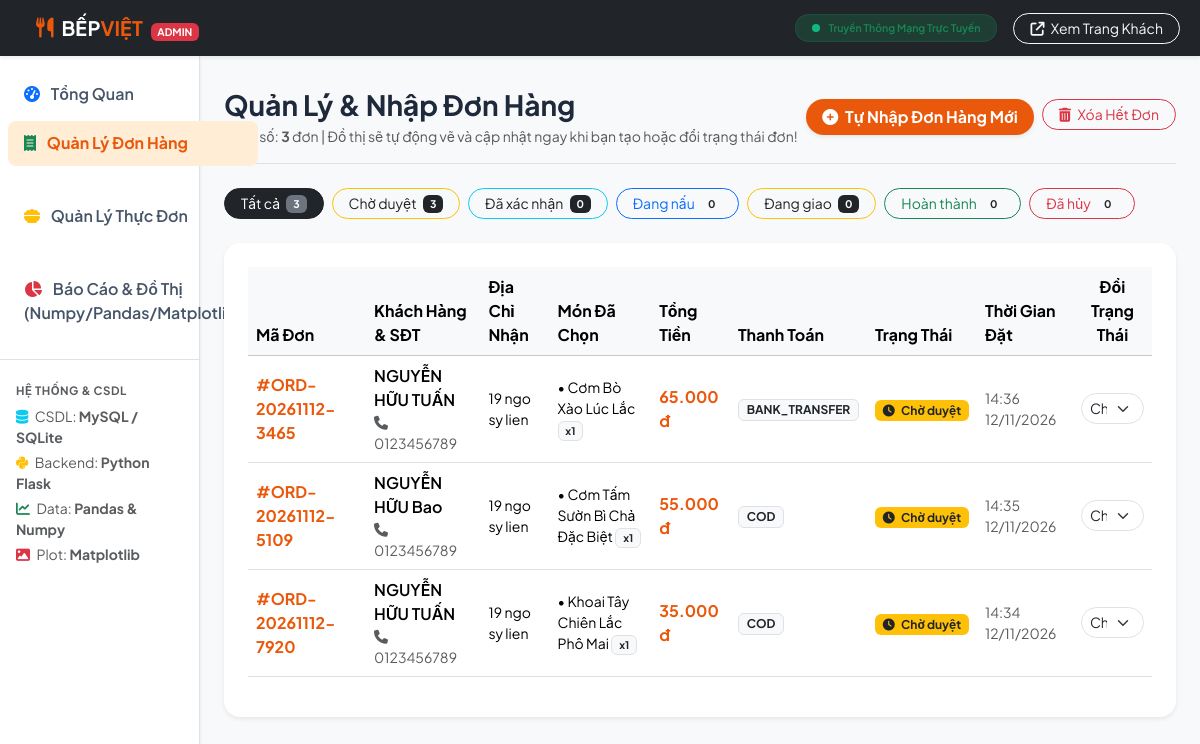
Page /admin/orders on the committed database.
### models.py (models this page shows, shortened)
class Order(db.Model):
    __tablename__ = 'orders'
    id = db.Column(db.Integer, primary_key=True)
    order_code = db.Column(db.String(32), unique=True, nullable=False)
    customer_name = db.Column(db.String(100), nullable=False)
    customer_phone = db.Column(db.String(20), nullable=False)
    customer_address = db.Column(db.String(255), nullable=False)
    customer_email = db.Column(db.String(120), nullable=True)
    notes = db.Column(db.Text, nullable=True)
    payment_method = db.Column(db.String(50), default='COD')  # COD, BANK_TRANSFER, MOMO
    total_price = db.Column(db.Float, nullable=False, default=0.0)
    status = db.Column(db.String(30), default='pending')
    created_at = db.Column(db.DateTime, default=datetime.utcnow)
    updated_at = db.Column(db.DateTime, default=datetime.utcnow, onupdate=datetime.utcnow)
    items = db.relationship('OrderItem', backref='order', lazy=True, cascade="all, delete-orphan")

class OrderItem(db.Model):
    __tablename__ = 'order_items'
    id = db.Column(db.Integer, primary_key=True)
    order_id = db.Column(db.Integer, db.ForeignKey('orders.id'), nullable=False)
    food_item_id = db.Column(db.Integer, db.ForeignKey('food_items.id'), nullable=True)
    food_name = db.Column(db.String(150), nullable=False)
    quantity = db.Column(db.Integer, nullable=False, default=1)
    unit_price = db.Column(db.Float, nullable=False)
    subtotal = db.Column(db.Float, nullable=False)
    food_item = db.relationship('FoodItem')

### app.py (the view)
@app.route('/admin/orders')
def admin_orders():
    status_filter = request.args.get('status', 'all')
    query = Order.query
    if status_filter != 'all':
        query = query.filter_by(status=status_filter)
    orders = query.order_by(Order.created_at.desc()).all()
    status_counts = {
        'all': Order.query.count(),
        'pending': Order.query.filter_by(status='pending').count(),
        'confirmed': Order.query.filter_by(status='confirmed').count(),
        'cooking': Order.query.filter_by(status='cooking').count(),
        'delivering': Order.query.filter_by(status='delivering').count(),
        'completed': Order.query.filter_by(status='completed').count(),
        'cancelled': Order.query.filter_by(status='cancelled').count()
    }
    foods = FoodItem.query.filter_by(is_available=True).all()
    return render_template('admin/orders.html',
                           orders=orders,
                           status_filter=status_filter,
                           status_counts=status_counts,
                           foods=foods)

### app.py (called while the page is built)
@app.template_filter('format_currency')
def format_currency(value):
    try:
        val = float(value)
        return f"{val:,.0f} đ".replace(',', '.')
    except (ValueError, TypeError):
        return f"{value} đ"

### templates/admin/orders.html (shortened to what this page needs)
{% extends 'admin/base_admin.html' %}
{% block content %}
<div class="d-flex justify-content-between flex-wrap flex-md-nowrap align-items-center pt-2 pb-3 mb-4 border-bottom">
    <div>
        <h2 class="h3 fw-bold mb-1">Quản Lý & Nhập Đơn Hàng</h2>
        <div class="small text-muted">
            Tổng số: <strong>{{ status_counts.all }}</strong> đơn | Đồ thị sẽ tự động vẽ và cập nhật ngay khi bạn tạo hoặc đổi trạng thái đơn!
        </div>
    </div>
    <div class="d-flex gap-2">
        <button class="btn btn-orange rounded-pill px-3 fw-bold shadow-sm" data-bs-toggle="modal" data-bs-target="#createOrderModal">
            <i class="fa-solid fa-plus-circle me-1"></i> Tự Nhập Đơn Hàng Mới
        </button>
        {% if status_counts.all > 0 %}
        <form action="{{ url_for('admin_clear_all_orders') }}" method="POST" onsubmit="return confirm('Bạn có chắc chắn muốn xóa TOÀN BỘ đơn hàng trong hệ thống để nhập lại từ đầu không?');">
            <button type="submit" class="btn btn-outline-danger btn-sm rounded-pill px-3" title="Xóa sạch dữ liệu đơn">
                <i class="fa-solid fa-trash-can me-1"></i> Xóa Hết Đơn
            </button>
        </form>
        {% endif %}
    </div>
</div>
<div class="d-flex gap-2 flex-wrap mb-4">
    <a href="{{ url_for('admin_orders', status='all') }}" class="btn btn-sm rounded-pill px-3 {% if status_filter == 'all' %}btn-dark{% else %}btn-outline-secondary{% endif %}">
        Tất cả <span class="badge bg-secondary ms-1">{{ status_counts.all }}</span>
    </a>
    <a href="{{ url_for('admin_orders', status='pending') }}" class="btn btn-sm rounded-pill px-3 {% if status_filter == 'pending' %}btn-warning text-dark{% else %}btn-outline-warning text-dark{% endif %}">
        Chờ duyệt <span class="badge bg-dark ms-1">{{ status_counts.pending }}</span>
    </a>
    <a href="{{ url_for('admin_orders', status='confirmed') }}" class="btn btn-sm rounded-pill px-3 {% if status_filter == 'confirmed' %}btn-info text-dark{% else %}btn-outline-info text-dark{% endif %}">
        Đã xác nhận <span class="badge bg-dark ms-1">{{ status_counts.confirmed }}</span>
    </a>
    <a href="{{ url_for('admin_orders', status='cooking') }}" class="btn btn-sm rounded-pill px-3 {% if status_filter == 'cooking' %}btn-primary{% else %}btn-outline-primary{% endif %}">
        Đang nấu <span class="badge bg-light text-dark ms-1">{{ status_counts.cooking }}</span>
    </a>
    <a href="{{ url_for('admin_orders', status='delivering') }}" class="btn btn-sm rounded-pill px-3 {% if status_filter == 'delivering' %}btn-warning text-dark{% else %}btn-outline-warning text-dark{% endif %}">
        Đang giao <span class="badge bg-dark ms-1">{{ status_counts.delivering }}</span>
    </a>
    <a href="{{ url_for('admin_orders', status='completed') }}" class="btn btn-sm rounded-pill px-3 {% if status_filter == 'completed' %}btn-success{% else %}btn-outline-success{% endif %}">
        Hoàn thành <span class="badge bg-light text-dark ms-1">{{ status_counts.completed }}</span>
    </a>
    <a href="{{ url_for('admin_orders', status='cancelled') }}" class="btn btn-sm rounded-pill px-3 {% if status_filter == 'cancelled' %}btn-danger{% else %}btn-outline-danger{% endif %}">
        Đã hủy <span class="badge bg-light text-dark ms-1">{{ status_counts.cancelled }}</span>
    </a>
</div>
<div class="card border-0 shadow-sm rounded-4 p-4">
    <div class="table-responsive">
        <table class="table table-hover align-middle">
            <thead class="table-light">
                <tr>
                    <th>Mã Đơn</th>
                    <th>Khách Hàng & SĐT</th>
                    <th>Địa Chỉ Nhận</th>
                    <th>Món Đã Chọn</th>
                    <th>Tổng Tiền</th>
                    <th>Thanh Toán</th>
                    <th>Trạng Thái</th>
                    <th>Thời Gian Đặt</th>
                    <th class="text-center">Đổi Trạng Thái</th>
                </tr>
            </thead>
            <tbody>
                {% for order in orders %}
                <tr>
                    <td>
                        <strong class="text-orange">#{{ order.order_code }}</strong>
                    </td>
                    <td>
                        <div class="fw-semibold">{{ order.customer_name }}</div>
                        <div class="small text-muted"><i class="fa-solid fa-phone me-1"></i>{{ order.customer_phone }}</div>
                    </td>
                    <td>
                        <div class="small" style="max-width: 200px;">
                            {{ order.customer_address }}
                        </div>
                    </td>
                    <td>
                        <div class="small">
                            {% for item in order.items %}
                            <div>• {{ item.food_name }} <span class="badge bg-light text-dark border">x{{ item.quantity }}</span></div>
                            {% endfor %}
                        </div>
                    </td>
                    <td class="fw-bold text-orange">{{ order.total_price | format_currency }}</td>
                    <td>
                        <span class="badge bg-light text-dark border">{{ order.payment_method }}</span>
                    </td>
                    <td>
                        {% if order.status == 'pending' %}
                            <span class="badge bg-warning text-dark"><i class="fa-solid fa-clock me-1"></i> Chờ duyệt</span>
                        {% elif order.status == 'confirmed' %}
                            <span class="badge bg-info text-dark"><i class="fa-solid fa-check me-1"></i> Đã nhận</span>
                        {% elif order.status == 'cooking' %}
                            <span class="badge bg-primary"><i class="fa-solid fa-fire-burner me-1"></i> Đang nấu</span>
                        {% elif order.status == 'delivering' %}
                            <span class="badge bg-warning text-dark"><i class="fa-solid fa-motorcycle me-1"></i> Đang giao</span>
                        {% elif order.status == 'completed' %}
                            <span class="badge bg-success"><i class="fa-solid fa-check-double me-1"></i> Hoàn thành</span>
                        {% else %}
                            <span class="badge bg-danger"><i class="fa-solid fa-xmark me-1"></i> Đã hủy</span>
                        {% endif %}
                    </td>
                    <td class="small text-muted">{{ order.created_at.strftime('%H:%M %d/%m/%Y') }}</td>
                    <td class="text-center">
                        <form action="{{ url_for('admin_update_order_status', order_id=order.id) }}" method="POST" class="d-inline-flex gap-1">
                            <select name="status" class="form-select form-select-sm rounded-pill" onchange="this.form.submit()">
                                <option value="pending" {% if order.status == 'pending' %}selected{% endif %}>Chờ duyệt</option>
                            </select>
                        </form>
                    </td>
                </tr>
                {% endfor %}
            </tbody>
        </table>
    </div>
</div>
{% endblock %}

### templates/admin/base_admin.html (shortened to what this page needs)
<!DOCTYPE html>
<html lang="vi">
<head>
    <link href="https://cdn.jsdelivr.net/npm/bootstrap@5.3.2/dist/css/bootstrap.min.css" rel="stylesheet">
    <link rel="stylesheet" href="https://cdnjs.cloudflare.com/ajax/libs/font-awesome/6.4.2/css/all.min.css">
    <link rel="stylesheet" href="{{ url_for('static', filename='css/style.css') }}">
</head>
<body class="bg-light">
    <header class="navbar navbar-dark bg-dark sticky-top p-2 shadow-sm">
        <div class="container-fluid">
            <a class="navbar-brand col-md-3 col-lg-2 me-0 px-3 fw-bold d-flex align-items-center gap-2" href="{{ url_for('admin_dashboard') }}">
                <i class="fa-solid fa-utensils text-orange"></i>
                <span>BẾP<span class="text-orange">VIỆT</span> <span class="badge bg-danger ms-1" style="font-size: 0.65rem;">ADMIN</span></span>
            </a>
            <div class="d-flex align-items-center gap-3">
                <div class="badge bg-success bg-opacity-25 text-success border border-success border-opacity-25 px-3 py-2 rounded-pill d-flex align-items-center gap-2">
                    <span class="pulse-indicator"></span>
                    <span class="small fw-semibold">Truyền Thông Mạng Trực Tuyến</span>
                </div>
                <a href="{{ url_for('index') }}" target="_blank" class="btn btn-outline-light btn-sm rounded-pill px-3">
                    <i class="fa-solid fa-arrow-up-right-from-square me-1"></i> Xem Trang Khách
                </a>
            </div>
        </div>
    </header>
    <div class="container-fluid">
        <div class="row">
            <nav id="sidebarMenu" class="col-md-3 col-lg-2 d-md-block bg-white sidebar shadow-sm min-vh-100 p-0 border-end">
                <div class="position-sticky pt-3">
                    <ul class="nav flex-column gap-1 px-2">
                        <li class="nav-item">
                            <a class="nav-link admin-nav-link {% if request.endpoint == 'admin_dashboard' %}active{% endif %}" href="{{ url_for('admin_dashboard') }}">
                                <i class="fa-solid fa-gauge-high me-2 text-primary"></i> Tổng Quan
                            </a>
                        </li>
                        <li class="nav-item">
                            <a class="nav-link admin-nav-link {% if request.endpoint == 'admin_orders' %}active{% endif %}" href="{{ url_for('admin_orders') }}">
                                <i class="fa-solid fa-receipt me-2 text-success"></i> Quản Lý Đơn Hàng
                            </a>
                        </li>
                        <li class="nav-item">
                            <a class="nav-link admin-nav-link {% if request.endpoint == 'admin_menu' %}active{% endif %}" href="{{ url_for('admin_menu') }}">
                                <i class="fa-solid fa-bowl-food me-2 text-warning"></i> Quản Lý Thực Đơn
                            </a>
                        </li>
                        <li class="nav-item">
                            <a class="nav-link admin-nav-link {% if request.endpoint == 'admin_analytics' %}active{% endif %}" href="{{ url_for('admin_analytics') }}">
                                <i class="fa-solid fa-chart-pie me-2 text-danger"></i> Báo Cáo & Đồ Thị (Numpy/Pandas/Matplotlib)
                            </a>
                        </li>
                    </ul>
                    <div class="px-3 mt-4 pt-4 border-top">
                        <h6 class="text-uppercase text-muted fw-bold" style="font-size: 0.72rem; letter-spacing: 0.5px;">Hệ thống & CSDL</h6>
                        <ul class="list-unstyled small text-muted mt-2">
                            <li class="mb-1"><i class="fa-solid fa-database text-info me-1"></i> CSDL: <strong>MySQL / SQLite</strong></li>
                            <li class="mb-1"><i class="fa-brands fa-python text-warning me-1"></i> Backend: <strong>Python Flask</strong></li>
                            <li class="mb-1"><i class="fa-solid fa-chart-line text-success me-1"></i> Data: <strong>Pandas & Numpy</strong></li>
                            <li class="mb-1"><i class="fa-solid fa-image text-danger me-1"></i> Plot: <strong>Matplotlib</strong></li>
                        </ul>
                    </div>
                </div>
            </nav>
            <main class="col-md-9 ms-sm-auto col-lg-10 px-md-4 py-4">
                {% block content %}{% endblock %}
            </main>
        </div>
    </div>
</body>
</html>

### static/css/style.css (style rules this page uses)
:root { --primary-orange: #ea580c; --primary-orange-hover: #c2410c; --primary-orange-light: #ffedd5; --dark-bg: #0f172a; --card-bg: #ffffff; --text-main: #1e293b; --text-muted: #64748b; }
body { font-family: 'Plus Jakarta Sans', -apple-system, BlinkMacSystemFont, "Segoe UI", Roboto, sans-serif; color: var(--text-main); background-color: #f8fafc; }
.text-orange { color: var(--primary-orange) !important; }
.btn-orange { background-color: var(--primary-orange); color: #ffffff; border: none; transition: all 0.2s ease-in-out; }
.admin-nav-link { color: #475569; font-weight: 600; padding: 0.65rem 1rem; border-radius: 0.5rem; transition: all 0.2s ease; }
.admin-nav-link.active { background-color: var(--primary-orange-light); color: var(--primary-orange); font-weight: 700; }
.pulse-indicator { width: 8px; height: 8px; border-radius: 50%; background-color: #10b981; box-shadow: 0 0 0 0 rgba(16, 185, 129, 0.7); animation: livePulse 1.8s infinite; }

### rows in the picture
Order: order_code "ORD-20261112-3465", customer_name "NGUYỄN HỮU TUẤN", customer_phone "0123456789", customer_address "19 ngo sy lien", total_price "65.000 đ", payment_method "BANK_TRANSFER", shows "Chờ duyệt", created_at "14:36 12/11/2026", status "Chờ duyệt"
OrderItem: food_name "Cơm Bò Xào Lúc Lắc", quantity "1"
Order: order_code "ORD-20261112-5109", customer_name "NGUYỄN HỮU Bao", customer_phone "0123456789", customer_address "19 ngo sy lien", total_price "55.000 đ", payment_method "COD", shows "Chờ duyệt", created_at "14:35 12/11/2026", status "Chờ duyệt"
OrderItem: food_name "Cơm Tấm Sườn Bì Chả Đặc Biệt", quantity "1"
Order: order_code "ORD-20261112-7920", customer_name "NGUYỄN HỮU TUẤN", customer_phone "0123456789", customer_address "19 ngo sy lien", total_price "35.000 đ", payment_method "COD", shows "Chờ duyệt", created_at "14:34 12/11/2026", status "Chờ duyệt"
OrderItem: food_name "Khoai Tây Chiên Lắc Phô Mai", quantity "1"

### other values in the picture
{{ status_counts.all }} "3"
{{ status_counts.pending }} "3"
{{ status_counts.confirmed }} "0"
{{ status_counts.cooking }} "0"
{{ status_counts.delivering }} "0"
{{ status_counts.completed }} "0"
{{ status_counts.cancelled }} "0"
